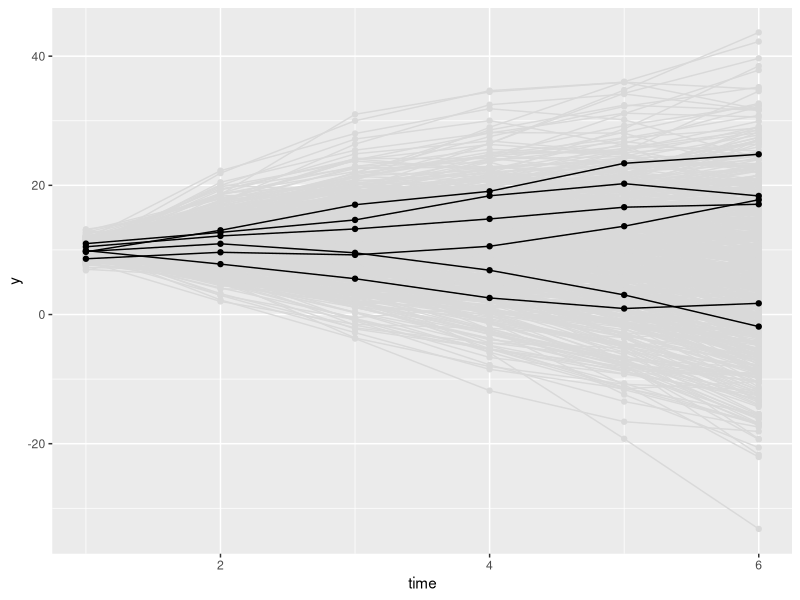
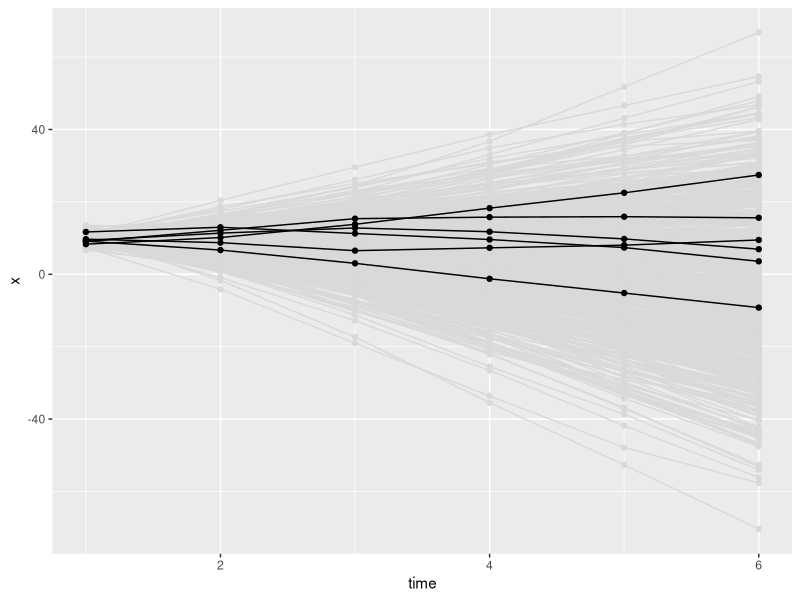
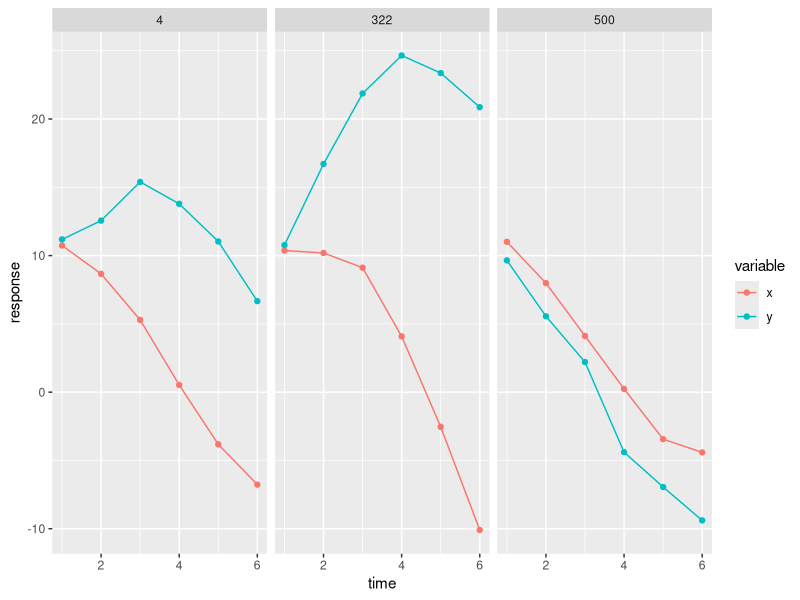

Generate these figures, in order, with R: (Note: this script raises an error after producing the figures.)
## ---- chunk 1
knitr::opts_chunk$set(echo = TRUE, warning = F, message = F)
library(tidyverse)
## ---- chunk 2

people <- 700
time <- 6
x_cause_y <- 0.4
y_cause_x <- -0.4

const_x <- 0.5
const_y <- 0.5

prop_x <- 0.22
prop_y <- -0.32

df_mat <- matrix(, ncol = 4, nrow = people*time)
count <- 0

for(i in 1:people){
  
  unob_het_y <- rnorm(1, 0, 3)
  unob_het_x <- rnorm(1, 0, 3)
  
  for(j in 1:time){
    count <- count + 1
    
    if(j == 1){
      df_mat[count, 1] <- i
      df_mat[count, 2] <- j
      df_mat[count, 3] <- rnorm(1, 10, 1)
      df_mat[count, 4] <- rnorm(1, 10, 1)
    }else{
      
      df_mat[count, 1] <- i
      df_mat[count, 2] <- j
      df_mat[count, 3] <- const_x + (1+prop_x)*df_mat[count - 1, 3] + y_cause_x*df_mat[count - 1, 4] + unob_het_x + rnorm(1,0,1)
      df_mat[count, 4] <- const_y + (1+prop_y)*df_mat[count - 1, 4] + x_cause_y*df_mat[count - 1, 3] + unob_het_y + rnorm(1,0,1)
    }
    
  }
  
  
}

library(tidyverse)
library(ggplot2)
library(reshape2)

df <- data.frame(df_mat)
names(df) <- c('id', 'time', 'x', 'y')

## ---- chunk 3

random_nums <- sample(c(1:700), 6)
df_sample <- df %>%
  filter(id %in% random_nums)

ggplot(df, aes(x = time, y = y, group = id)) + 
  geom_point(color = 'grey85') + 
  geom_line(color = 'grey85') + 
  geom_point(data = df_sample, aes(x = time, y = y, group = id)) + 
  geom_line(data = df_sample, aes(x = time, y = y, group = id))
## ---- chunk 4
plot_single_response <- function(y_axis){
  
  plot_it <- ggplot(df, aes(x = time, y = !!y_axis, group = id)) + 
    geom_point(color = 'grey85') + 
    geom_line(color = 'grey85') + 
    geom_point(data = df_sample, aes(x = time, y = !!y_axis, group = id)) + 
    geom_line(data = df_sample, aes(x = time, y = !!y_axis, group = id))
  
  return(plot_it)
}

plot_single_response(quo(x))
## ---- chunk 5
three_cases <- df %>%
  filter(id == 4 | id == 500 | id == 322) %>%
  gather(x, y, key = 'variable', value = 'response')

ggplot(three_cases, aes(x = time, y = response, color = variable)) + 
  geom_point() + 
  geom_line() + 
  facet_wrap(~id)
## ---- chunk 6

df_wide_y <- df %>%
  select(id, time, y) %>%
  reshape(idvar = 'id', timevar = 'time', direction = 'wide')

library(lavaan)

dual_change_y_string <- '

# latent true scores over y
ly1 =~ 1*y.1
ly2 =~ 1*y.2
ly3 =~ 1*y.3
ly4 =~ 1*y.4
ly5 =~ 1*y.5
ly6 =~ 1*y.6

# latent change scores over the true scores (but not the first time point)
cy2 =~ 1*ly2
cy3 =~ 1*ly3
cy4 =~ 1*ly4
cy5 =~ 1*ly5
cy6 =~ 1*ly6

# autoregressions of latent true scores over y constrained to 1
ly2 ~ 1*ly1
ly3 ~ 1*ly2
ly4 ~ 1*ly3
ly5 ~ 1*ly4
ly6 ~ 1*ly5

# latent intercept over first latent true score on y
l_intercept =~ 1*ly1

# change component 1 of the dual change model

# latent slope (or change factor) over the change scores
l_slope =~ 1*cy2 + 1*cy3 + 1*cy4 + 1*cy5 + 1*cy6

# estimate means and variances of those intercept and slope terms
l_intercept ~~ l_intercept
l_slope ~~ l_slope
l_slope ~ 1
l_intercept ~ 1

# and a covariance between them
l_intercept ~~ l_slope

# change component 2 of the dual change model

# proportion change from true scores over y to the change factors
cy2 ~ prop*ly1
cy3 ~ prop*ly2
cy4 ~ prop*ly3
cy5 ~ prop*ly4
cy6 ~ prop*ly5

# means and variances of latent factors set to zero
ly1 ~ 0
ly2 ~ 0
ly3 ~ 0
ly4 ~ 0
ly5 ~ 0
ly6 ~ 0

cy2 ~ 0
cy3 ~ 0
cy4 ~ 0
cy5 ~ 0
cy6 ~ 0

ly1 ~~ 0*ly1
ly2 ~~ 0*ly2
ly3 ~~ 0*ly3
ly4 ~~ 0*ly4
ly5 ~~ 0*ly5
ly6 ~~ 0*ly6

cy2 ~~ 0*cy2
cy3 ~~ 0*cy3
cy4 ~~ 0*cy4
cy5 ~~ 0*cy5
cy6 ~~ 0*cy6

# means of indicators to zero
y.1 ~ 0
y.2 ~ 0
y.3 ~ 0
y.4 ~ 0
y.5 ~ 0
y.6 ~ 0

# residual variances constrained to equality across time
y.1 ~~ res_var*y.1
y.2 ~~ res_var*y.2
y.3 ~~ res_var*y.3
y.4 ~~ res_var*y.4
y.5 ~~ res_var*y.5
y.6 ~~ res_var*y.6

# do not allow change factors to correlate
cy2 ~~ 0*cy3 + 0*cy4 + 0*cy5 + 0*cy6
cy3 ~~ 0*cy4 + 0*cy5 + 0*cy6
cy4 ~~ 0*cy5 + 0*cy6
cy5 ~~ 0*cy6

'

dc_y_model <- sem(dual_change_y_string, data = df_wide_y)
summary(dc_y_model, fit.measures = T)
## ---- chunk 7
df_wide_x <- df %>%
  select(id, time, x) %>%
  reshape(idvar = 'id', timevar = 'time', direction = 'wide')


library(lavaan)

dual_change_x_string <- '

# latent true scores over x
lx1 =~ 1*x.1
lx2 =~ 1*x.2
lx3 =~ 1*x.3
lx4 =~ 1*x.4
lx5 =~ 1*x.5
lx6 =~ 1*x.6

# latent change scores over the true scores (but not the first time point)
cx2 =~ 1*lx2
cx3 =~ 1*lx3
cx4 =~ 1*lx4
cx5 =~ 1*lx5
cx6 =~ 1*lx6

# autoregressions of latent true scores over x constrained to 1
lx2 ~ 1*lx1
lx3 ~ 1*lx2
lx4 ~ 1*lx3
lx5 ~ 1*lx4
lx6 ~ 1*lx5

# latent intercept over first latent true score on x
l_intercept =~ 1*lx1

# change component 1 of the dual change model

# latent slope (or change factor) over the change scores
l_slope =~ 1*cx2 + 1*cx3 + 1*cx4 + 1*cx5 + 1*cx6

# estimate means and variances of those intercept and slope terms
l_intercept ~~ l_intercept
l_slope ~~ l_slope
l_slope ~ 1
l_intercept ~ 1

# and a covariance between them
l_intercept ~~ l_slope

# change component 2 of the dual change model

# proportion change from true scores over x to the change factors
cx2 ~ prop*lx1
cx3 ~ prop*lx2
cx4 ~ prop*lx3
cx5 ~ prop*lx4
cx6 ~ prop*lx5

# means and variances of latent factors set to zero
lx1 ~ 0
lx2 ~ 0
lx3 ~ 0
lx4 ~ 0
lx5 ~ 0
lx6 ~ 0

cx2 ~ 0
cx3 ~ 0
cx4 ~ 0
cx5 ~ 0
cx6 ~ 0

lx1 ~~ 0*lx1
lx2 ~~ 0*lx2
lx3 ~~ 0*lx3
lx4 ~~ 0*lx4
lx5 ~~ 0*lx5
lx6 ~~ 0*lx6

cx2 ~~ 0*cx2
cx3 ~~ 0*cx3
cx4 ~~ 0*cx4
cx5 ~~ 0*cx5
cx6 ~~ 0*cx6

# means of indicators to zero
x.1 ~ 0
x.2 ~ 0
x.3 ~ 0
x.4 ~ 0
x.5 ~ 0
x.6 ~ 0

# residual variances constrained to equalitx across time
x.1 ~~ res_var*x.1
x.2 ~~ res_var*x.2
x.3 ~~ res_var*x.3
x.4 ~~ res_var*x.4
x.5 ~~ res_var*x.5
x.6 ~~ res_var*x.6

# do not allow change factors to correlate
cx2 ~~ 0*cx3 + 0*cx4 + 0*cx5 + 0*cx6
cx3 ~~ 0*cx4 + 0*cx5 + 0*cx6
cx4 ~~ 0*cx5 + 0*cx6
cx5 ~~ 0*cx6

'

dc_x_model <- sem(dual_change_x_string, data = df_wide_x)
summary(dc_x_model, fit.measures = T)
## ---- chunk 8

bi_dc_string <- '

# DUAL CHANGE IN Y

#

#

#

# latent true scores over y
ly1 =~ 1*y.1
ly2 =~ 1*y.2
ly3 =~ 1*y.3
ly4 =~ 1*y.4
ly5 =~ 1*y.5
ly6 =~ 1*y.6

# latent change scores over the true scores (but not the first time point)
cy2 =~ 1*ly2
cy3 =~ 1*ly3
cy4 =~ 1*ly4
cy5 =~ 1*ly5
cy6 =~ 1*ly6

# autoregressions of latent true scores over y constrained to 1
ly2 ~ 1*ly1
ly3 ~ 1*ly2
ly4 ~ 1*ly3
ly5 ~ 1*ly4
ly6 ~ 1*ly5

# latent intercept over first latent true score on y
l_intercept =~ 1*ly1

# change component 1 of the dual change model

# latent slope (or change factor) over the change scores
l_slope =~ 1*cy2 + 1*cy3 + 1*cy4 + 1*cy5 + 1*cy6

# estimate means and variances of those intercept and slope terms
l_intercept ~~ l_intercept
l_slope ~~ l_slope
l_slope ~ 1
l_intercept ~ 1

# and a covariance between them
l_intercept ~~ l_slope

# change component 2 of the dual change model

# proportion change from true scores over y to the change factors
cy2 ~ prop*ly1
cy3 ~ prop*ly2
cy4 ~ prop*ly3
cy5 ~ prop*ly4
cy6 ~ prop*ly5

# means and variances of latent factors set to zero
ly1 ~ 0
ly2 ~ 0
ly3 ~ 0
ly4 ~ 0
ly5 ~ 0
ly6 ~ 0

cy2 ~ 0
cy3 ~ 0
cy4 ~ 0
cy5 ~ 0
cy6 ~ 0

ly1 ~~ 0*ly1
ly2 ~~ 0*ly2
ly3 ~~ 0*ly3
ly4 ~~ 0*ly4
ly5 ~~ 0*ly5
ly6 ~~ 0*ly6

cy2 ~~ 0*cy2
cy3 ~~ 0*cy3
cy4 ~~ 0*cy4
cy5 ~~ 0*cy5
cy6 ~~ 0*cy6

# means of indicators to zero
y.1 ~ 0
y.2 ~ 0
y.3 ~ 0
y.4 ~ 0
y.5 ~ 0
y.6 ~ 0

# residual variances constrained to equality across time
y.1 ~~ res_var*y.1
y.2 ~~ res_var*y.2
y.3 ~~ res_var*y.3
y.4 ~~ res_var*y.4
y.5 ~~ res_var*y.5
y.6 ~~ res_var*y.6

# do not allow change factors to correlate
cy2 ~~ 0*cy3 + 0*cy4 + 0*cy5 + 0*cy6
cy3 ~~ 0*cy4 + 0*cy5 + 0*cy6
cy4 ~~ 0*cy5 + 0*cy6
cy5 ~~ 0*cy6


# DUAL CHANGE IN X

#

#

#






# latent true scores over x
lx1 =~ 1*x.1
lx2 =~ 1*x.2
lx3 =~ 1*x.3
lx4 =~ 1*x.4
lx5 =~ 1*x.5
lx6 =~ 1*x.6

# latent change scores over the true scores (but not the first time point)
cx2 =~ 1*lx2
cx3 =~ 1*lx3
cx4 =~ 1*lx4
cx5 =~ 1*lx5
cx6 =~ 1*lx6

# autoregressions of latent true scores over x constrained to 1
lx2 ~ 1*lx1
lx3 ~ 1*lx2
lx4 ~ 1*lx3
lx5 ~ 1*lx4
lx6 ~ 1*lx5

# latent intercept over first latent true score on x
lx_intercept =~ 1*lx1

# change component 1 of the dual change model

# latent slope (or change factor) over the change scores
lx_slope =~ 1*cx2 + 1*cx3 + 1*cx4 + 1*cx5 + 1*cx6

# estimate means and variances of those intercept and slope terms
lx_intercept ~~ lx_intercept
lx_slope ~~ lx_slope
lx_slope ~ 1
lx_intercept ~ 1

# and a covariance between them
lx_intercept ~~ lx_slope

# change component 2 of the dual change model

# proportion change from true scores over x to the change factors
cx2 ~ propx*lx1
cx3 ~ propx*lx2
cx4 ~ propx*lx3
cx5 ~ propx*lx4
cx6 ~ propx*lx5

# means and variances of latent factors set to zero
lx1 ~ 0
lx2 ~ 0
lx3 ~ 0
lx4 ~ 0
lx5 ~ 0
lx6 ~ 0

cx2 ~ 0
cx3 ~ 0
cx4 ~ 0
cx5 ~ 0
cx6 ~ 0

lx1 ~~ 0*lx1
lx2 ~~ 0*lx2
lx3 ~~ 0*lx3
lx4 ~~ 0*lx4
lx5 ~~ 0*lx5
lx6 ~~ 0*lx6

cx2 ~~ 0*cx2
cx3 ~~ 0*cx3
cx4 ~~ 0*cx4
cx5 ~~ 0*cx5
cx6 ~~ 0*cx6

# means of indicators to zero
x.1 ~ 0
x.2 ~ 0
x.3 ~ 0
x.4 ~ 0
x.5 ~ 0
x.6 ~ 0

# residual variances constrained to equalitx across time
x.1 ~~ res_varx*x.1
x.2 ~~ res_varx*x.2
x.3 ~~ res_varx*x.3
x.4 ~~ res_varx*x.4
x.5 ~~ res_varx*x.5
x.6 ~~ res_varx*x.6

# do not allow change factors to correlate
cx2 ~~ 0*cx3 + 0*cx4 + 0*cx5 + 0*cx6
cx3 ~~ 0*cx4 + 0*cx5 + 0*cx6
cx4 ~~ 0*cx5 + 0*cx6
cx5 ~~ 0*cx6

# COUPLING

#

#

cy2 ~ xy*lx1
cy3 ~ xy*lx2
cy4 ~ xy*lx3
cy5 ~ xy*lx4
cy6 ~ xy*lx5

cx2 ~ yx*ly1
cx3 ~ yx*ly2
cx4 ~ yx*ly3
cx5 ~ yx*ly4
cx6 ~ yx*ly5


'

df_both <- df %>%
  reshape(idvar = 'id', timevar = 'time', direction = 'wide')

bi_dc_model <- sem(bi_dc_string, data = df_both)
summary(bi_dc_model, fit.measures = T)
